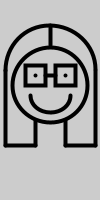
Frame 1 (no input)
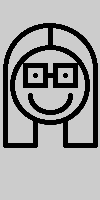
Frame 60 (the mouse pressed at the canvas centre just before this capture)
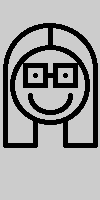
Frame 120 (the mouse held since frame 60 and released just before this capture)

The Processing sketch that drew these frames (run headless with seeded random() and noise(); from frame 60 on, the mouse is pressed at the canvas centre):

// Processing sketch: p2_geraldine
// ── p2_geraldine.pde
void setup () {
  size(100,200);
}
void draw () {
  geraldine(0,0);
  
  
}

// ── geraldine.pde
void geraldine(float px,float py){
  pushMatrix();
  translate(px,py);

  noFill();
  rectMode(CENTER);
  strokeWeight(4);
  stroke(0);
  //PELO
 arc(50,70,90,90,radians(180),radians(360));
 arc(50,95,40,35,radians(0),radians(180));
 line(50,25,50,45);
  line(45,75,55,75);
  line(5,70,5,145);
  line(95,70,95,145);
  noFill();
 circle(50,85,75);
  point(35, 75);
  point(65,75);
  square(35,75,20);
  square(65,75,20);
  line(5,145,35,145);
  line(95,145,65,145);
  line(35,120,35,145);
  line(65,120,65,145);
  popMatrix();
}
